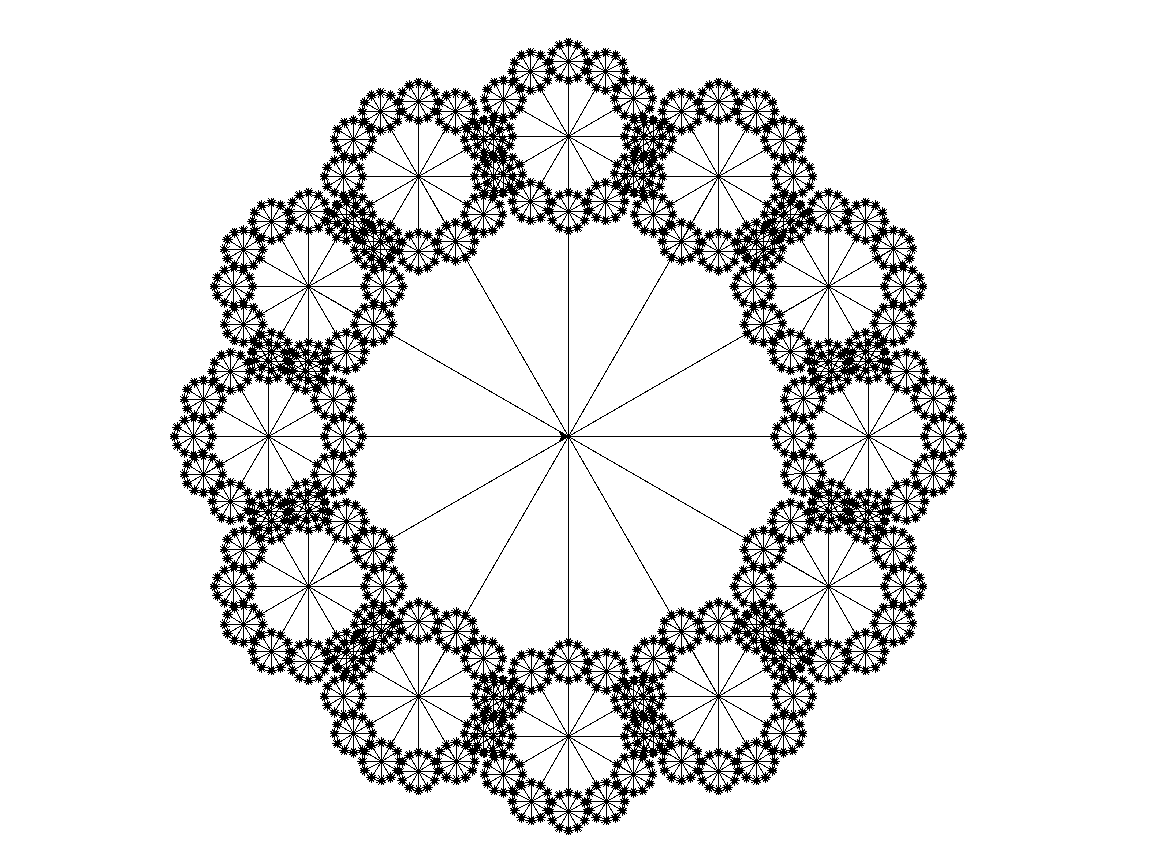

Here is the Python script that generated this plot:
import turtle

obj = turtle.Turtle()
obj.speed(100)

def draw(l):
    if(l<2):
        return
    else:
        obj.left(60)
        obj.forward(l)
        draw(l/4)
        obj.backward(l)
        obj.right(30)
        obj.forward(l)
        draw(l/4)
        obj.backward(l)
        obj.right(30)
        obj.forward(l)
        draw(l/4)
        obj.backward(l)
        obj.right(30)
        obj.forward(l)
        draw(l/4)
        obj.backward(l)
        obj.right(30)
        obj.forward(l)
        draw(l/4)
        obj.backward(l)
        obj.right(30)
        obj.forward(l)
        draw(l/4)
        obj.backward(l)
        obj.right(30)
        obj.forward(l)
        draw(l/4)
        obj.backward(l)
        obj.right(30)
        obj.forward(l)
        draw(l/4)
        obj.backward(l)
        obj.right(30)
        obj.forward(l)
        draw(l/4)
        obj.backward(l)
        obj.right(30)
        obj.forward(l)
        draw(l/4)
        obj.backward(l)
        obj.right(30)
        obj.forward(l)
        draw(l/4)
        obj.backward(l)
        obj.right(30)
        obj.forward(l)
        draw(l/4)
        obj.backward(l)
        obj.right(90)



draw(300)
input()
